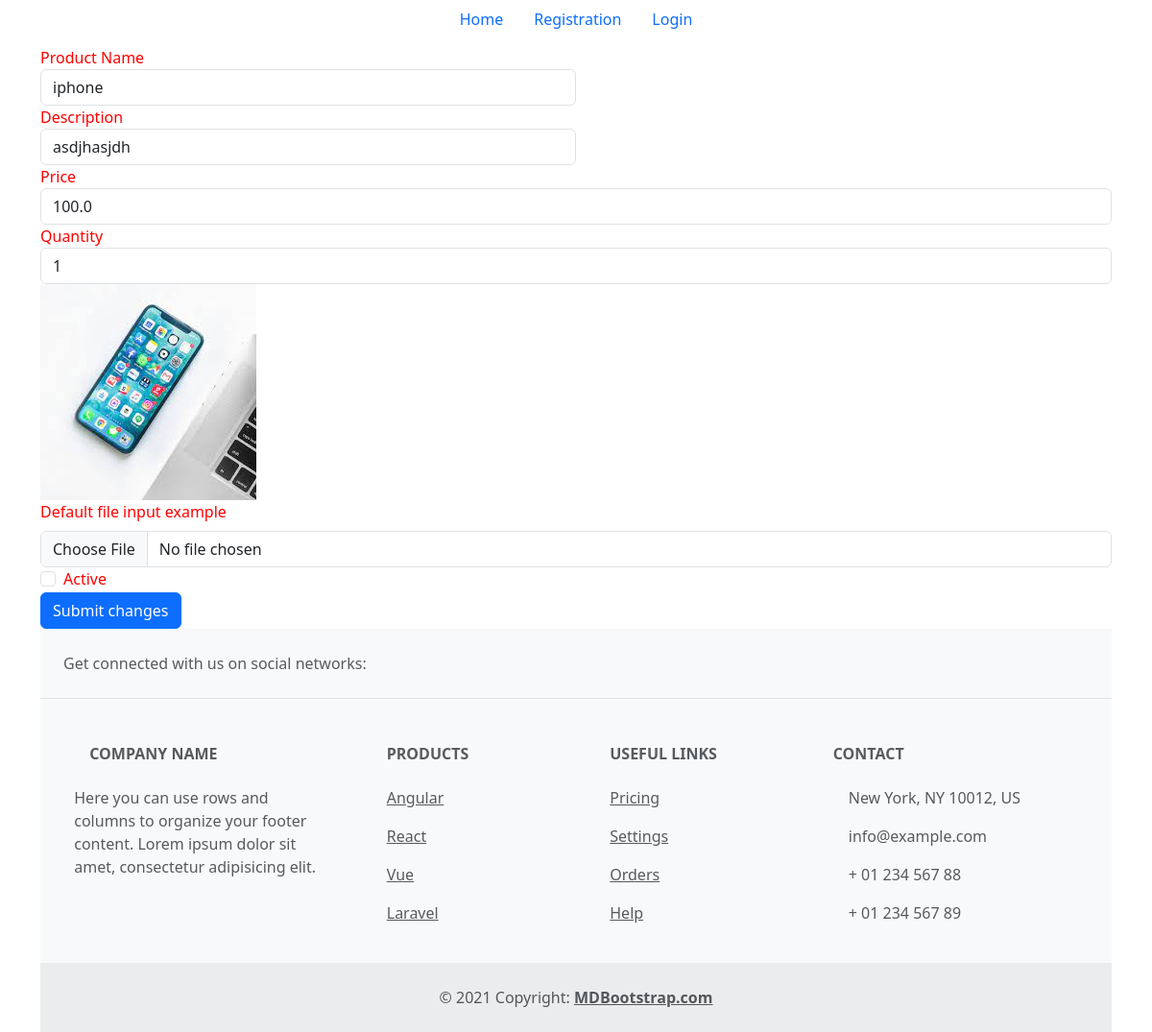
/product/1/, run on the app's committed database.
### demo_app/models.py (models this page shows, shortened)
class Product(models.Model):
    product_name = models.CharField(max_length=100)
    product_price = models.FloatField()
    product_description = models.TextField()
    product_image = models.ImageField(upload_to='product')
    product_quantity = models.IntegerField(default=1)
    product_active = models.BooleanField(default=True)
    class Meta:
        verbose_name_plural = 'Products'

### demo_app/views.py (the view, shortened to what this page needs)
# urls.py: path('product/<str:product_id>/', views.product_update, name="product_update"),
@csrf_exempt
def product_update(request, product_id):
    product = Product.objects.filter(id=product_id).first()
    message = ""
    context = {"product": product, "message": message}
    return render(request, 'product_update.html', context)

### demo_app/templates/product_update.html (shortened to what this page needs)
{% extends 'base.html' %}
{% block content %}
<form method="POST" class ='demo-background' enctype="multipart/form-data" action="{% url 'product_update' product.id %}">
  <div class="form-row">
    <div class="form-group col-md-6">
      <label for="inputEmail4">Product Name</label>
      <input type="text" class="form-control" id="product_name" name="product_name" placeholder="Product Name"
        value="{{product.product_name}}">
    </div>
    <div class="form-group col-md-6">
      <label for="inputPassword4">Description</label>
      <input type="text" class="form-control" id="product_description" name="product_description"
        placeholder="Description" value="{{product.product_description}}">
    </div>
  </div>
  <div class="form-group">
    <label for="inputAddress">Price</label>
    <input type="number" class="form-control" id="product_price" name="product_price" placeholder="Price"
      value="{{product.product_price}}">
  </div>
  <div class="form-group">
    <label for="inputAddress2">Quantity</label>
    <input type="number" class="form-control" id="product_quantity" name="product_quantity" placeholder="Quantity"
      value="{{product.product_quantity}}">
  </div>
  <div class="form-row">
    <div>
      <img src="{{product.product_image.url}}">
    </div>
    <div class="form-group">
      <label class="form-label" for="image">Default file input example</label>
      <input type="file" class="form-control" id="image" name="image"/>
    </div>
  </div>
  <div class="form-group">
    <div class="form-check">
      <input class="form-check-input" type="checkbox" id="product_active" name="product_active"
        value="{{product.product_active}}">
      <label class="form-check-label" for="gridCheck">
        Active
      </label>
    </div>
  </div>
  <button type="submit" class="btn btn-primary">Submit changes</button>
</form>
{% endblock %}

### static/css/demo.css (style rules this page uses)
.demo-background { color: red; }

### data on the page
Product: product_name "iphone", product_description "asdjhasjdh", product_price "100.0", product_quantity "1", product_image (picture)
